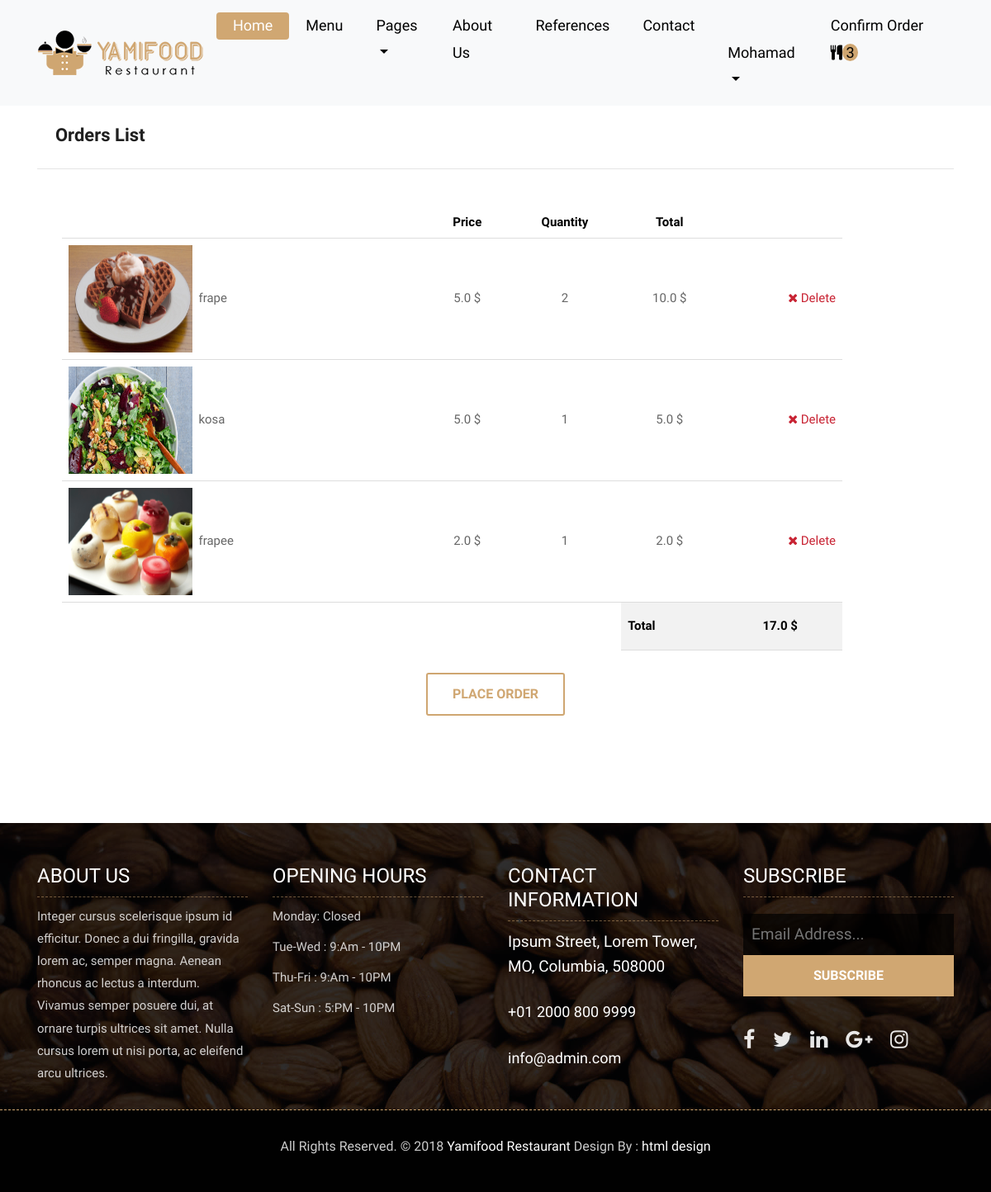
Page /shopcart/ (signed in) on the earlier database version.
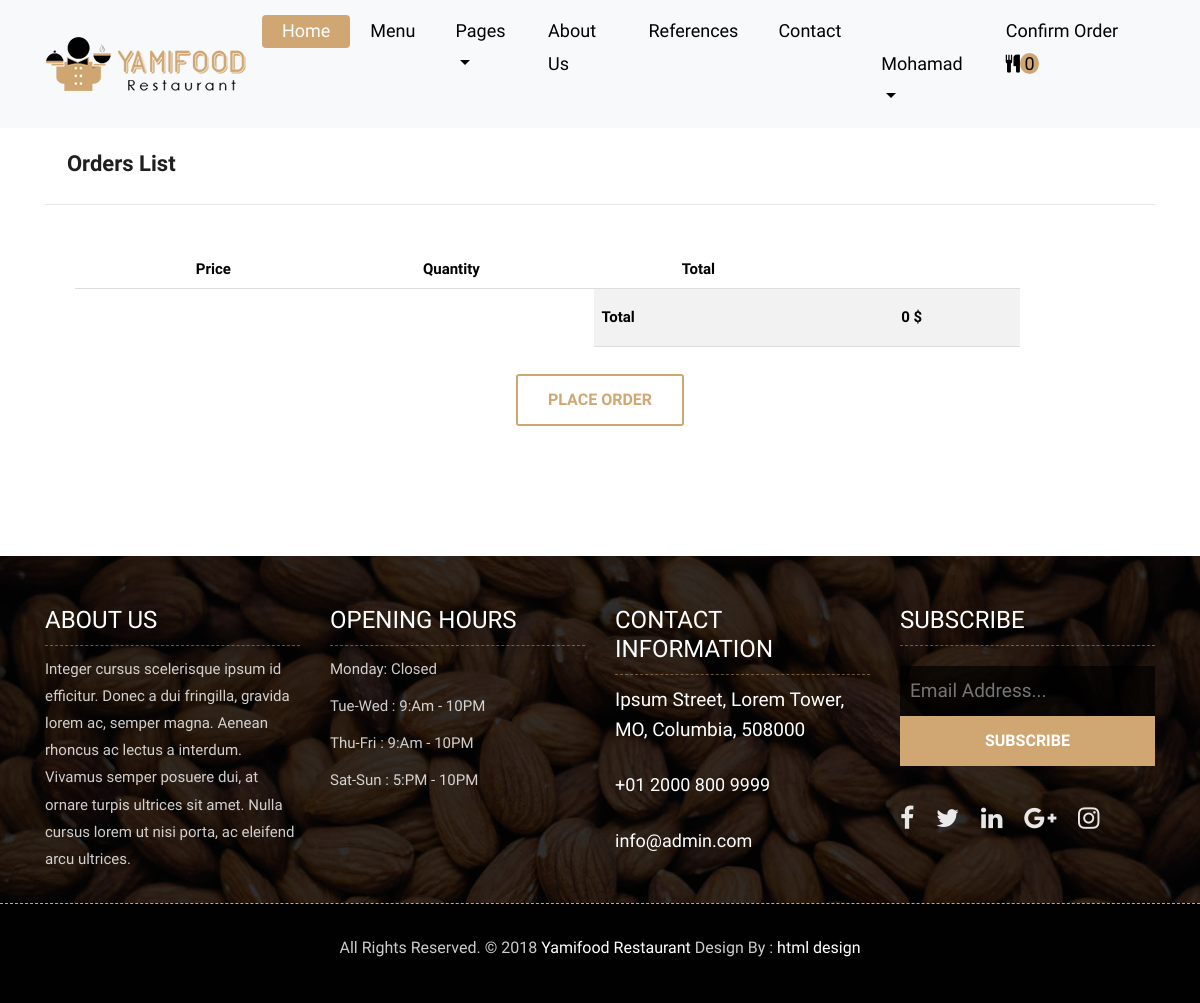
Same page on the later database version.
### order/models.py (models this page shows, shortened)
class ShopCart(models.Model):
    user = models.ForeignKey(User, on_delete=models.SET_NULL, null=True)
    product = models.ForeignKey(Product, on_delete=models.SET_NULL, null=True)
    quantity = models.IntegerField()
    @property
    def amount(self):
        return (self.quantity * self.product.price)

### product/models.py (models this page shows, shortened)
class Product(models.Model):
    STATUS = (
        ('True', 'Evet'),
        ('False', 'Hayir')
    )
    category = models.ForeignKey(Category, on_delete=models.CASCADE)
    title = models.CharField(max_length=30)
    keywords = models.CharField(blank=True, max_length=255)
    description = models.CharField(blank=True, max_length=255)
    image = models.ImageField(blank=True, upload_to='images/')
    price = models.FloatField()
    slug = models.SlugField(null=False, unique=True)
    detail = RichTextUploadingField()
    status = models.CharField(max_length=10, choices=STATUS)
    create_at = models.DateTimeField(auto_now_add=True)
    update_at = models.DateTimeField(auto_now=True)
    def image_tag(self):
        return mark_safe('<img src="{}" height="50"/>'.format(self.image.url))
    image_tag.short_description = 'Image'

### order/views.py (the view)
# urls.py: path('shopcart/', orderviews.shopcart, name='shopcart'),
@login_required(login_url='/login')
def shopcart(request):
    category = Category.objects.all()
    current_user = request.user
    schopcart = ShopCart.objects.filter(user_id=current_user.id)
    request.session['cart_items'] = ShopCart.objects.filter(user_id=current_user.id).count()
    total = 0
    for rs in schopcart:
        total += rs.product.price * rs.quantity
    context = {'category': category, 'schopcart': schopcart, 'total': total, }
    return render(request, 'checkout_products.html', context)

### order/templates/checkout_products.html (shortened to what this page needs)
{% extends "homebase.html" %}
{% load static %}
{% block content %}
    <br><br><br>
	<div class="about-section-box">
		<div class="container">
			<div class="row">
                <div class="col-xl-12 col-lg-12 col-12">
                    <h2 style="font-weight: bold">&nbsp;&nbsp;&nbsp; Orders List</h2>
                    <hr>
					<div class="blog-inner-details-page">
						<div class="blog-inner-box">
							<div class="inner-blog-detail details-page">
								<table style="width: 90%">
                                    <thead>
                                        <tr>
                                            <th style="color: black;padding: 5px;border-bottom: 1px solid #ddd;" class="text-center"></th>
                                            <th style="color: black;padding: 5px;border-bottom: 1px solid #ddd;" class="text-center">Price</th>
                                            <th style="color: black;padding: 5px;border-bottom: 1px solid #ddd;" class="text-center">Quantity</th>
                                            <th style="color: black;padding: 5px;border-bottom: 1px solid #ddd;" class="text-center">Total</th>
                                            <th style="color: black;padding: 5px;border-bottom: 1px solid #ddd;" class="text-right"></th>
                                        </tr>
                                    </thead>
                                    <tbody>
                                    {% for rs in schopcart %}
                                            <tr>
                                            <td  style="padding: 8px;border-bottom: 1px solid #ddd;" class="text-left"><img style="width: 150px;height: 130px;" src="{{ rs.product.image.url }}" alt="">&nbsp; {{ rs.product.title }}</td>
                                            <td style="padding: 8px;border-bottom: 1px solid #ddd;" class="text-center">{{ rs.product.price }} $</td>
                                            <td style="padding: 8px;border-bottom: 1px solid #ddd;" class="text-center">{{ rs.quantity }}</td>
                                            <td style="padding: 8px;border-bottom: 1px solid #ddd;" class="text-center">{{ rs.amount }} $</td>
                                            <td style="padding: 8px;border-bottom: 1px solid #ddd;" class="text-right"><a style="color: #c82333" href="/order/deletefromcart/{{ rs.id }}" onclick="return confirm('Do you ant to Delete this order !!')"><i class="fa fa-close"></i> Delete</a></td>
                                            </tr>
                                    {% endfor %}
                                    </tbody>
                                    <tfoot>
                                        <tr>
                                            <th class="empty" colspan="3"></th>
                                            <th style=" color: black;padding: 8px;background-color: #f2f2f2;border-bottom: 1px solid #ddd;">Total</th>
                                            <th style="color: black;padding: 15px;background-color: #f2f2f2;border-bottom: 1px solid #ddd;" class="text-center" colspan="2">{{ total }} $</th>
                                        </tr>
                                    </tfoot>
                                </table>
                            <br>
                                <div class="text-center">
                                    <a href="/order/orderproduct" class="btn btn-submit">Place Order</a>
                                </div>
							</div>
						</div>
					</div>
				</div>
			</div>
		</div>
	</div>
{% endblock %}

### home/templates/header.html (shortened to what this page needs)
{% load static %}
	<header class="top-navbar">
		<nav class="navbar navbar-expand-lg navbar-light bg-light">
				&emsp;&emsp;&emsp;<a class="navbar-brand" href="/">
					<img src="{%static 'images/logo.png' %}" alt="" />
				</a>
				<div class="collapse navbar-collapse" id="navbars-rs-food">
					<ul class="navbar-nav ml-auto">
						<li class="nav-item active"><a class="nav-link" href="/">Home</a></li>
						<li class="nav-item"><a class="nav-link" href="/menu">Menu</a></li>
						<li class="nav-item dropdown">
							<a class="nav-link dropdown-toggle" href="#" id="dropdown-a" data-toggle="dropdown">Pages</a>
						</li>
                        <li class="nav-item"><a class="nav-link" href="/aboutus">About Us</a></li>
						<li class="nav-item"><a class="nav-link" href="/references">References</a></li>
                        <li class="nav-item"><a class="nav-link" href="/contact">Contact</a></li>
                        <li class="nav-item dropdown">
                            {% if user.id is not None %}
							<a class="nav-link dropdown-toggle" href="#" id="dropdown-a" data-toggle="dropdown"><img src="{{ user.profile.image.url }}">
                                {{ user.first_name }}</a>
                            {% else %}
                            &ensp;&ensp;<a class="text-uppercase" style="font-size: 16px" href="/login/"> login</a> / <a class="text-uppercase" style="font-size: 16px" href="/signup/"> Sign Up</a>
                            {% endif %}
						</li>
                        <li class="nav-item"><a class="nav-link" href="/shopcart/">
                            Confirm Order <i class="fa fa-cutlery"></i><span style="border-radius: 50%; background-color: #cfa671"> {{ request.session.cart_items }}&nbsp; </span></a>
                        </li>
					</ul>
				</div>
		</nav>
	</header>

Differences in the rows shown:
removed ShopCart: product.image (picture), product "frape", product.price "5.0", quantity "2", amount "10.0"
removed ShopCart: product.image (picture), product "kosa", product.price "5.0", quantity "1", amount "5.0"
removed ShopCart: product.image (picture), product "frapee", product.price "2.0", quantity "1", amount "2.0"
Other differences:
{{ request.session.cart_items }}: "3" → "0"
{{ total }}: "17.0" → "0"
